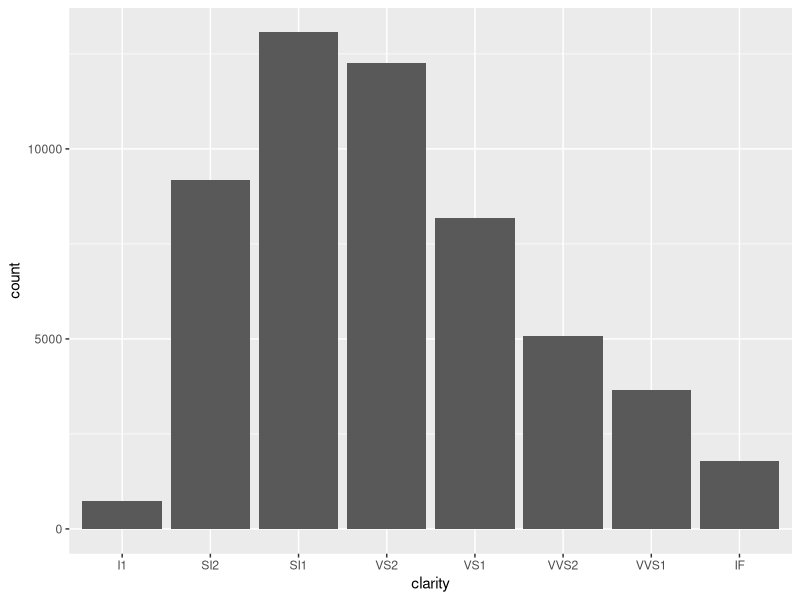
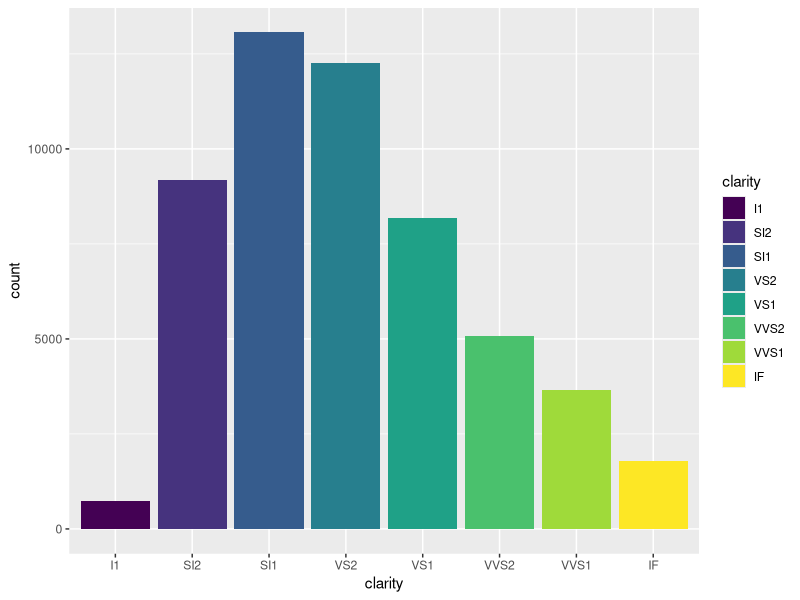
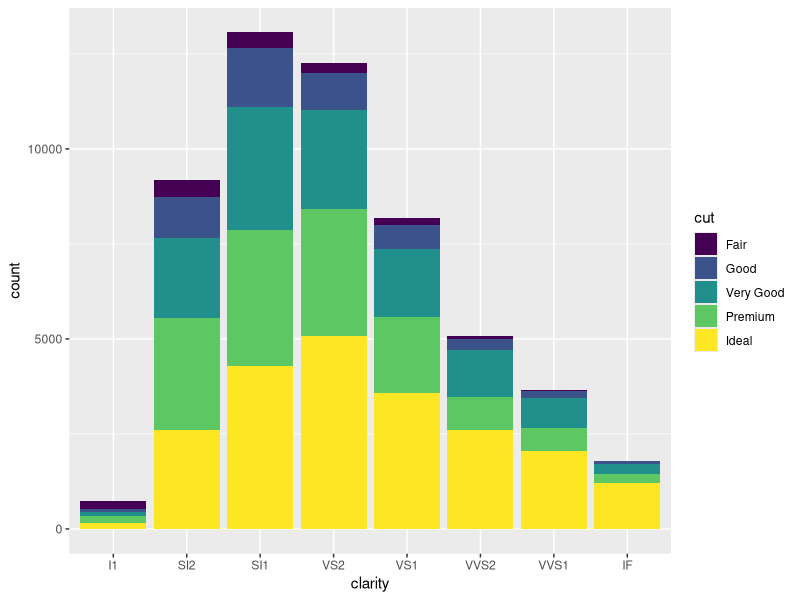
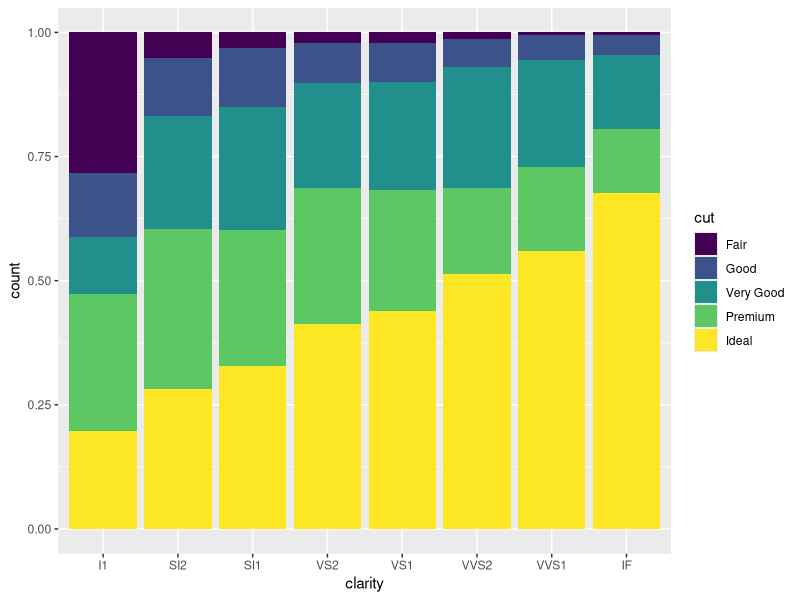

R code for these plots, in order:

#exploring the diamonds data

install.packages("ggplot2")
library(ggplot2)

diamonds
head(diamonds)
#head gives the first 6 rows
head(diamonds, n = 20)
#by default head gives 6 rows; we can change this by specifying a second argument n = ?
tail(diamonds)
#similar to head() but it gives the last 6 rows
summary(diamonds)
#gives summary statistics (mean, min, max, median, quantiles)
#very useful for getting an idea of each and every variable, and whether cleaning is necessary (later)
str(diamonds)
#one line for each column; gives type (numeric/character, ..etc, more on that later) also first few rows 
#str also gives the number of rows and number of columns at the very top ([number of rows x number of columns])
#thus, we now know that diamonds has 53,940 rows and 10 columns
#another way to get the dimensions is:
dim(diamonds)
#or
nrow(diamonds)
ncol(diamonds)
#here's a new one:
View(diamonds)

#We used head() before to see the first 6 rows of diamonds. 
#Alternatively, we could do:
diamonds[1, ] #note the comma is necessary since diamonds is a 2-dimensional data frame
diamonds[1:6, ]

#let's say we want to view only the column "carat". Note this is the FIRST (position 1) column in the data. 
diamonds$carat
diamonds[,"carat"]
diamonds[,1] #after the comma denotes the column positions

#If I wanted to look at the first few rows of carat:
diamonds$carat[1:10] #diamonds$carat is a 1-dimensional vector - no comma needed
#or
diamonds[1:10, "carat"]

#does carat influence price?
#look at the first few rows...

diamonds[1:10, c("carat", "price")]
#hard to tell.. look further down the data set

diamonds[100:110, c("carat", "price")]

#certainly seems like carat and price are related. We'll explore this further with visualizations.

ggplot(data = diamonds) +
  geom_bar(aes(x = clarity))

ggplot(data = diamonds) +
  geom_bar(aes(x = clarity, fill = clarity))

#YOUR TURN 
ggplot(data = diamonds) +
     geom_bar(aes(x = clarity, fill = cut))
ggplot(data = diamonds) +
  geom_bar(aes(x = clarity, fill = cut), position = "fill")




